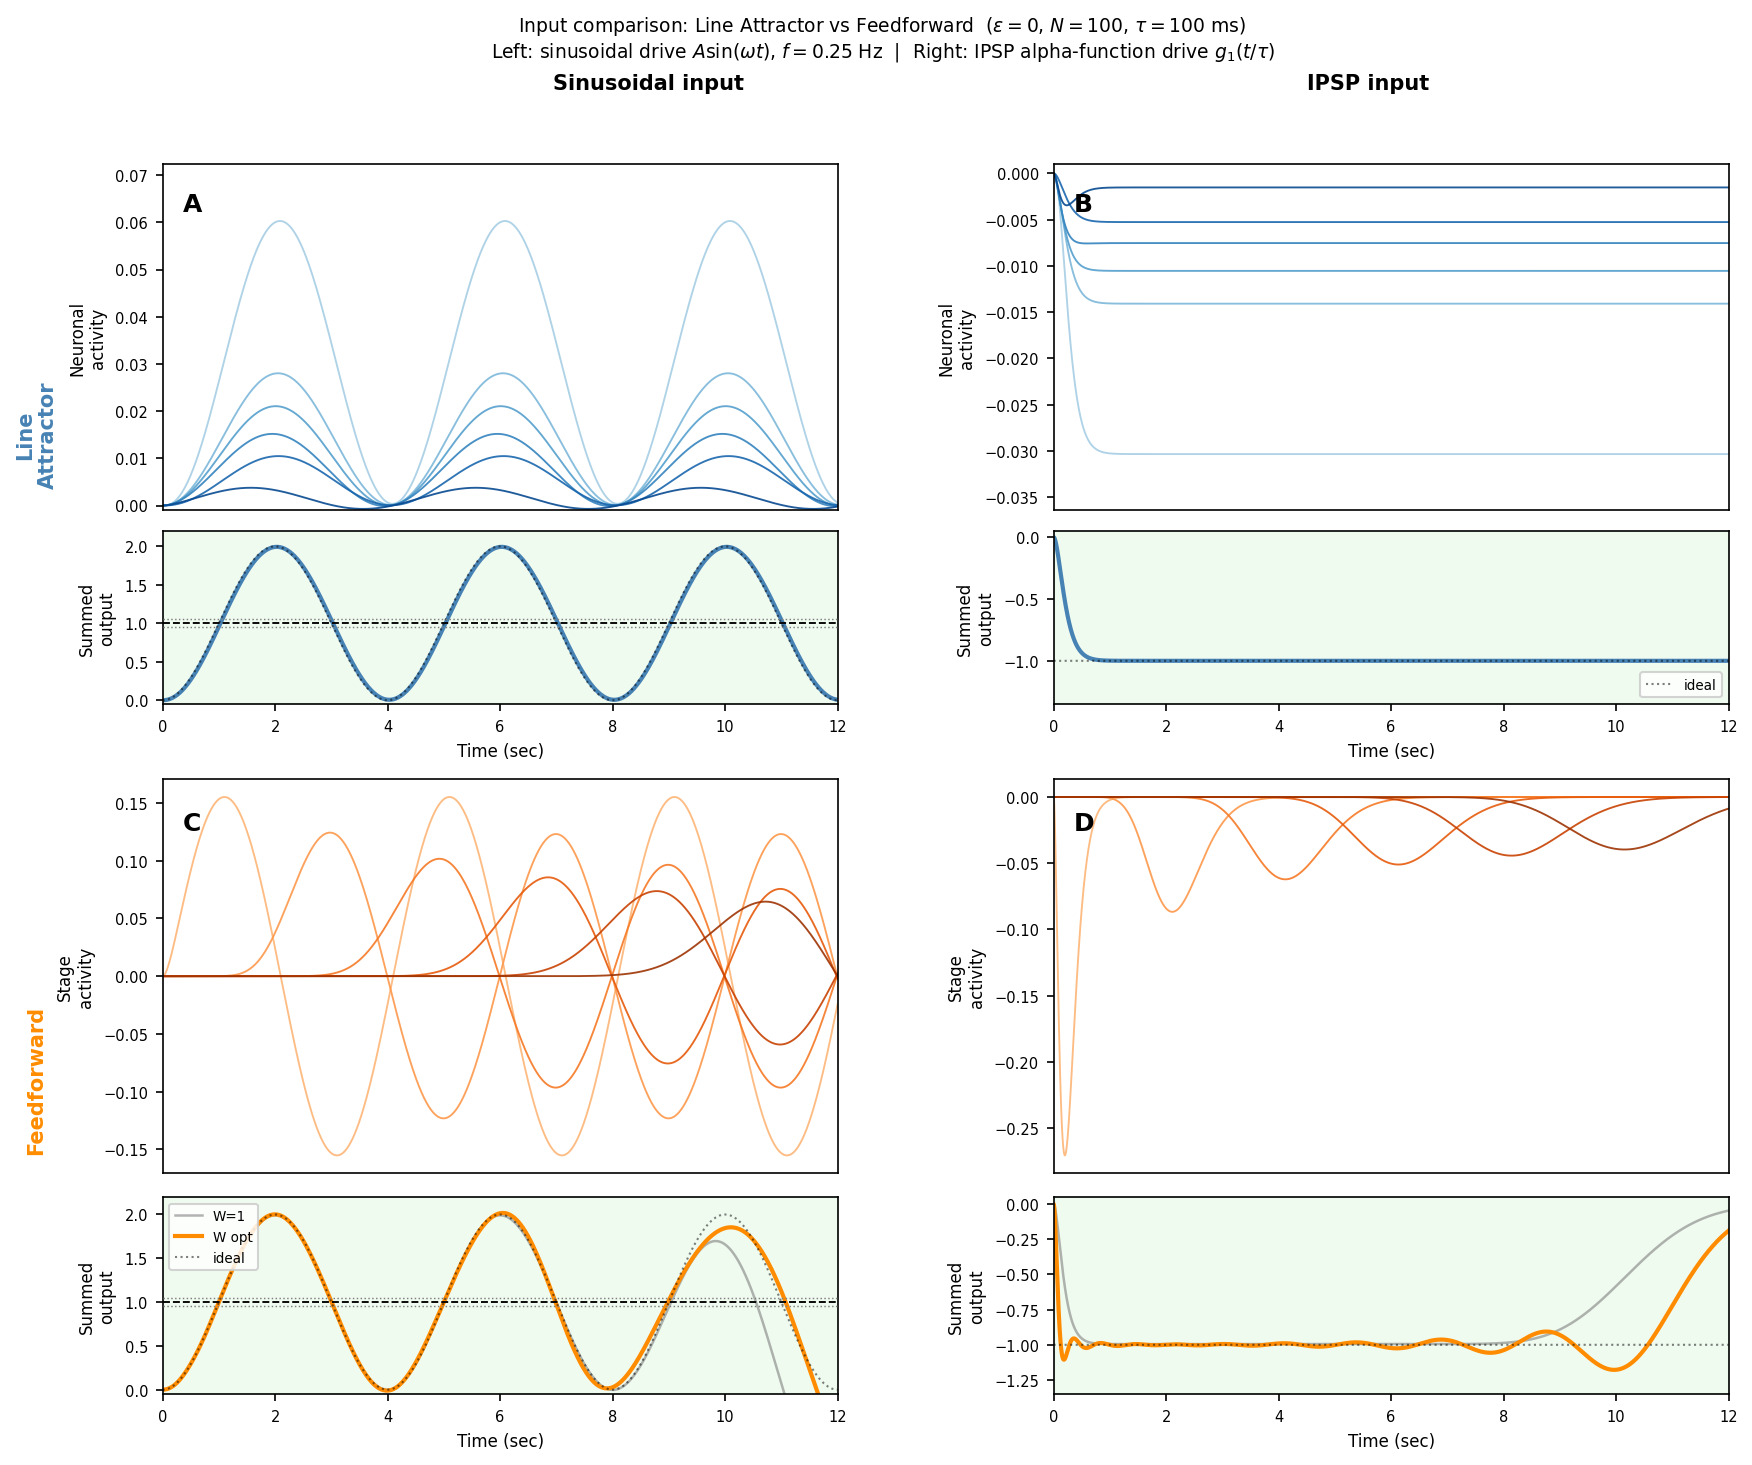

Write Python code to recreate this figure.
"""
Input comparison: Sinusoidal vs IPSP drive
Line Attractor and Feedforward Network, epsilon = 0 (perfectly tuned)

Sinusoidal input:  I(t) = A * sin(omega * t)
  Amplitude A = tau * omega so the equal-weights sum oscillates between 0 and 2.
  LA and FF both act as integrators: Y(t) ≈ 1 - cos(omega*t).
  Key visual contrast: LA neurons all oscillate in phase (b_i scaling);
  FF stages form a phase-shifted traveling wave across the chain.

IPSP input:  I(t) = g_1(t/tau)  [alpha function, time constant tau]
  Amplitude normalised so the LA slow mode converges to s=1 for epsilon=0.
  Analytical FF response: G_n^{IPSP}(t) = g_{n+2}(t/tau).
  Both outputs follow 1 - (1 + t/tau)*exp(-t/tau) → 1.
  Key visual contrast: LA neurons rise together to b_i;
  FF stage n peaks later as n increases (cascade of delayed humps).

No mistuning variants.  Feedforward readout W_opt fit over full T_ms window.
"""

from __future__ import annotations
import numpy as np
import matplotlib.pyplot as plt
import matplotlib.gridspec as gridspec
from scipy.special import gammaln
from scipy.optimize import lsq_linear
from reduced_autapse_line_attractor import AveragedAutapseParams

# ── Parameters ────────────────────────────────────────────────────────────────
N       = 100
params  = AveragedAutapseParams()
tau     = params.tau   # 100 ms
epsilon = 0.0

T_ms        = 12_000.0
dt_ms       = 1.0
t_ms        = np.arange(0.0, T_ms + dt_ms, dt_ms)
t_s         = t_ms / 1000.0
T_target_ms = T_ms
SEED        = 42

# Sinusoidal
F_HZ  = 0.25                          # 4-s period — 3 full cycles visible
OMEGA = 2.0 * np.pi * F_HZ / 1000.0  # rad/ms
A_SIN = tau * OMEGA                   # normalised amplitude

# IPSP (alpha function = g_1)
# Drive: c_i * g_1(t/tau) / (c·c)  → slow mode integral = 1 - (1+t/tau)*e^{-t/tau} → 1


# ── Utilities ─────────────────────────────────────────────────────────────────
def rk4_step(f, y: np.ndarray, dt: float) -> np.ndarray:
    k1 = f(y)
    k2 = f(y + 0.5 * dt * k1)
    k3 = f(y + 0.5 * dt * k2)
    k4 = f(y + dt * k3)
    return y + (dt / 6.0) * (k1 + 2.0 * k2 + 2.0 * k3 + k4)


def gn_fn(n: int, th: np.ndarray) -> np.ndarray:
    with np.errstate(divide='ignore', invalid='ignore'):
        log_g = np.where(
            th > 0,
            n * np.log(np.where(th > 0, th, 1.0)) - th - gammaln(n + 1),
            0.0 if n == 0 else -np.inf,
        )
    return np.exp(log_g)


# ── Network (shared across both inputs) ───────────────────────────────────────
def build_network(seed: int = SEED):
    rng   = np.random.default_rng(seed)
    b     = np.abs(rng.standard_normal(N)) + 0.1
    b    /= b.sum()
    c_vec = np.abs(rng.standard_normal(N)) + 0.1
    c_vec *= (1.0 + epsilon) / (b @ c_vec)
    return b, c_vec


# ── Line attractor simulations ────────────────────────────────────────────────
def simulate_la(b: np.ndarray, c_vec: np.ndarray, drive: np.ndarray,
                r0: np.ndarray | None = None) -> np.ndarray:
    """drive: (N, T) pre-computed external current.  r0: optional IC (default 0)."""
    R = np.zeros((N, len(t_ms)))
    if r0 is not None:
        R[:, 0] = r0
    for k in range(len(t_ms) - 1):
        I_k = drive[:, k]
        def drdt(r, _I=I_k):
            return (-r + b * (c_vec @ r) + _I) / tau
        R[:, k + 1] = rk4_step(drdt, R[:, k], dt_ms)
    return R


def la_sin_drive(c_vec: np.ndarray) -> np.ndarray:
    """A_SIN * sin(omega*t) * c_i / (c·c)  → slow mode = 1 - cos(omega*t)."""
    c2 = c_vec @ c_vec
    return (A_SIN * np.sin(OMEGA * t_ms))[None, :] * c_vec[:, None] / c2


def la_ipsp_drive(c_vec: np.ndarray) -> np.ndarray:
    """Inhibitory IPSP: -g_1(t/tau)*c_i/(c·c) — drives slow mode down by 1."""
    c2 = c_vec @ c_vec
    return -gn_fn(1, t_ms / tau)[None, :] * c_vec[:, None] / c2


# ── Feedforward chain (numerical, exact ZOH step) ────────────────────────────
def ff_chain(input_signal: np.ndarray) -> np.ndarray:
    """
    Integrate tau dG_n/dt = -G_n + G_{n-1}  (epsilon=0) with exact ZOH step.
    G_{-1}(t) = input_signal[t].  Returns G: (N, T).
    """
    G     = np.zeros((N, len(t_ms)))
    decay = np.exp(-dt_ms / tau)
    rise  = 1.0 - decay
    for k in range(len(t_ms) - 1):
        src    = np.empty(N)
        src[0] = input_signal[k]
        src[1:] = G[:N - 1, k]
        G[:, k + 1] = decay * G[:, k] + rise * src
    return G


def ff_sin_response() -> np.ndarray:
    return ff_chain(A_SIN * np.sin(OMEGA * t_ms))


def ff_ipsp_response() -> np.ndarray:
    return ff_chain(-gn_fn(1, t_ms / tau))   # inhibitory: negative drive


# ── Optimal readout (constrained least squares, |W| ≤ 5) ─────────────────────
def fit_readout(G: np.ndarray, target: np.ndarray) -> np.ndarray:
    mask = t_ms > 0
    res  = lsq_linear(G[:, mask].T, target[mask], bounds=(-5.0, 5.0))
    return res.x


# ── Run ───────────────────────────────────────────────────────────────────────
print("Simulating…")
b, c_vec = build_network()

R_sin  = simulate_la(b, c_vec, la_sin_drive(c_vec))
R_ipsp = simulate_la(b, c_vec, la_ipsp_drive(c_vec))   # start silent — same IC as FF
print("  line attractor done")

G_sin  = ff_sin_response()
G_ipsp = ff_ipsp_response()
print("  feedforward done")

# Targets: the ideal output for each input type
target_sin  = 1.0 - np.cos(OMEGA * t_ms)   # integral of sin = 1-cos (0→2)
target_ipsp = -np.ones(len(t_ms))            # negative step (inhibitory memory)

W_sin  = fit_readout(G_sin,  target_sin)
W_ipsp = fit_readout(G_ipsp, target_ipsp)
print("  readout fit done")


# ── Figure ────────────────────────────────────────────────────────────────────
fig = plt.figure(figsize=(12, 10))
fig.suptitle(
    (r"Input comparison: Line Attractor vs Feedforward"
     r"  ($\varepsilon=0$, $N=100$, $\tau=100$ ms)" + "\n" +
     r"Left: sinusoidal drive $A\sin(\omega t)$, $f={:.2f}$ Hz  |  ".format(F_HZ) +
     r"Right: IPSP alpha-function drive $g_1(t/\tau)$"),
    fontsize=9,
)

gs_la = gridspec.GridSpec(
    1, 2, figure=fig, left=0.10, right=0.97, top=0.88, bottom=0.52, wspace=0.32,
)
gs_ff = gridspec.GridSpec(
    1, 2, figure=fig, left=0.10, right=0.97, top=0.47, bottom=0.06, wspace=0.32,
)

fig.text(0.030, 0.70, "Line\nAttractor", va='center', ha='center',
         rotation=90, fontsize=10, fontweight='bold', color='steelblue')
fig.text(0.030, 0.27, "Feedforward",    va='center', ha='center',
         rotation=90, fontsize=10, fontweight='bold', color='darkorange')
fig.text(0.37, 0.93, "Sinusoidal input", ha='center', fontsize=10, fontweight='bold')
fig.text(0.77, 0.93, "IPSP input",       ha='center', fontsize=10, fontweight='bold')


def decorate_output(ax, ylim):
    ax.axhline(1.00, color='k',    ls='--', lw=0.9, zorder=3)
    ax.axhline(0.95, color='gray', ls=':',  lw=0.7, zorder=3)
    ax.axhline(1.05, color='gray', ls=':',  lw=0.7, zorder=3)
    ax.axvspan(0, T_target_ms / 1000, alpha=0.07, color='limegreen', zorder=0)
    ax.set_xlim([0, T_ms / 1000])
    ax.set_ylim(ylim)
    ax.tick_params(labelsize=7)


N_SHOW_EACH  = 3
idx_la_show  = np.argsort(b)[::-1][np.linspace(0, N - 1, N_SHOW_EACH * 2, dtype=int)]
# For FF: show 6 evenly spaced stages to see the traveling wave / cascade
idx_ff_show  = np.linspace(0, N - 1, 6, dtype=int)

for col, (R_la, G_ff, W_ff, target, ylim_la, ylim_ff, label_r, label_o, letter_la, letter_ff) in enumerate([
    (R_sin,  G_sin,  W_sin,  target_sin,  [-0.05, 2.2],  [-0.05, 2.2],
     "Neuronal\nactivity", "Summed\noutput", 'A', 'C'),
    # IPSP: both start at 0 and are driven negative — same initial condition
    (R_ipsp, G_ipsp, W_ipsp, target_ipsp, [-1.35, 0.05], [-1.35, 0.05],
     "Neuronal\nactivity", "Summed\noutput", 'B', 'D'),
]):
    # ── Line attractor ────────────────────────────────────────────────────
    gs_sub = gridspec.GridSpecFromSubplotSpec(
        2, 1, subplot_spec=gs_la[col], hspace=0.08, height_ratios=[2, 1],
    )
    ax_r = fig.add_subplot(gs_sub[0])
    ax_o = fig.add_subplot(gs_sub[1])

    for i, ni in enumerate(idx_la_show):
        shade = 0.35 + 0.55 * i / (N_SHOW_EACH * 2 - 1)
        ax_r.plot(t_s, R_la[ni], color=plt.cm.Blues(shade), lw=0.9, alpha=0.9)

    ax_o.plot(t_s, R_la.sum(axis=0), color='steelblue', lw=2)
    # overlay the analytical target for reference
    ax_o.plot(t_s, target, color='k', lw=1.0, ls=':', alpha=0.5, label='ideal')

    decorate_output(ax_o, ylim=ylim_la)
    ax_r.set_xlim([0, T_ms / 1000])
    shown_min = R_la[idx_la_show].min()
    shown_max = R_la[idx_la_show].max()
    ax_r.set_ylim([min(shown_min * 1.2, -0.001), max(shown_max * 1.2, 0.001)])
    ax_r.set_xticks([])
    ax_r.tick_params(labelsize=7)
    ax_r.set_ylabel(label_r, fontsize=8)
    ax_o.set_ylabel(label_o, fontsize=8)
    ax_o.set_xlabel("Time (sec)", fontsize=8)
    if col == 1:
        ax_o.legend(fontsize=6.5, loc='lower right', framealpha=0.85)
    ax_r.text(0.03, 0.92, letter_la,
              transform=ax_r.transAxes, fontsize=12, fontweight='bold', va='top')

    # ── Feedforward ───────────────────────────────────────────────────────
    gs_sub_ff = gridspec.GridSpecFromSubplotSpec(
        2, 1, subplot_spec=gs_ff[col], hspace=0.08, height_ratios=[2, 1],
    )
    ax_ff_r = fig.add_subplot(gs_sub_ff[0])
    ax_ff_o = fig.add_subplot(gs_sub_ff[1])

    for i, ni in enumerate(idx_ff_show):
        c = plt.cm.Oranges(0.35 + 0.55 * i / (len(idx_ff_show) - 1))
        ax_ff_r.plot(t_s, G_ff[ni], color=c, lw=0.9, alpha=0.9)

    out_eq  = G_ff.sum(axis=0)
    out_opt = G_ff.T @ W_ff

    ax_ff_o.plot(t_s, out_eq,  color='gray',      lw=1.2, ls='-', alpha=0.6, label="W=1")
    ax_ff_o.plot(t_s, out_opt, color='darkorange', lw=2,           label="W opt")
    ax_ff_o.plot(t_s, target,  color='k',          lw=1.0, ls=':', alpha=0.5, label='ideal')
    decorate_output(ax_ff_o, ylim=ylim_ff)

    ax_ff_r.set_xlim([0, T_ms / 1000])
    ax_ff_r.set_xticks([])
    ax_ff_r.tick_params(labelsize=7)
    ax_ff_r.set_ylabel("Stage\nactivity", fontsize=8)
    ax_ff_o.set_ylabel("Summed\noutput", fontsize=8)
    ax_ff_o.set_xlabel("Time (sec)", fontsize=8)
    if col == 0:
        ax_ff_o.legend(fontsize=6.5, loc='upper left', framealpha=0.85)
    ax_ff_r.text(0.03, 0.92, letter_ff,
                 transform=ax_ff_r.transAxes, fontsize=12, fontweight='bold', va='top')

out_path = (
    r"c:\Users\ET USER\Documents\Caltech\Caltech CNS 187\Final project\input_comparison.png"
)
plt.savefig(out_path, dpi=150, bbox_inches='tight')
plt.show()
print(f"\nSaved: {out_path}")
